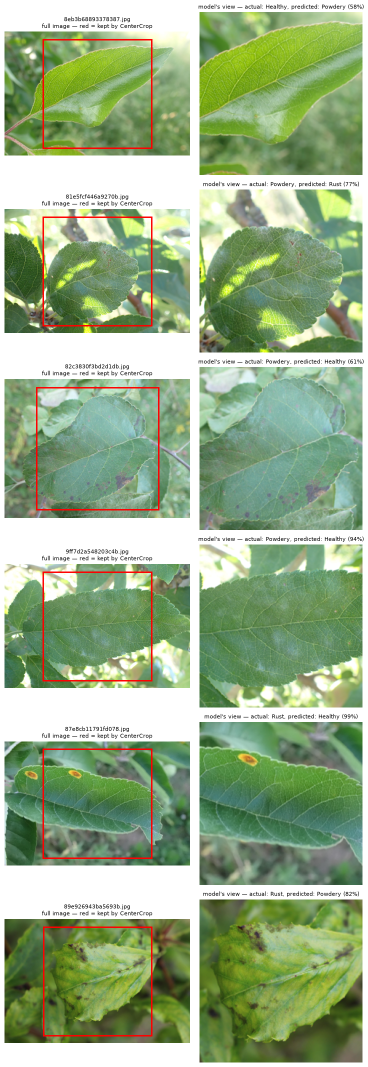
#> input picture Computer-Vision/pytorch-quickstart/misclassified.png, 736 x 2133 px (shown at 1/2 size)
$ python -i leaf_crop.py   (imports and definitions only)
#> lines starting #> are read from the running program, lines starting #| are printed output that depends on the picture; after the words box and inside, x2 and y2 are one past the last pixel; in counts of white or black regions, pixels touching at a corner belong together
#> further down, picture is the input picture: shape (2133, 736, 3); mean B, G, R 136.6, 174.7, 151.9
"""
Crop a photo to its subject leaf with GrabCut.

Why GrabCut and not a colour threshold: in these photos the background is
also green foliage, so an HSV threshold selects nearly the whole frame (tested
in the step-1 preview). GrabCut starts from "the subject is roughly in the
middle" and separates foreground from background using colour models plus
edges, which isolates the leaf even against other leaves.

The mask is only used for its bounding box. Holes inside the mask (GrabCut
sometimes rejects a rust pustule or a glare patch) therefore do not matter;
what matters is that the box does not shrink and cut away leaf. Hence:

  - PAD: grow the box so edge lesions survive a slightly-too-tight mask
  - square box: the pipeline later does CenterCrop, which would otherwise cut
    the ends off a long, thin leaf
  - fallback: if the mask is implausibly small (GrabCut found nothing), return
    the full image rather than a wrong crop
"""

import cv2 as cv
import numpy as np

WORK_SIZE = 400  # GrabCut runs on a downscaled copy (~0.6s/img); box is scaled back
INIT_MARGIN = 0.10  # initial rectangle: image minus 10% on each side
GRABCUT_ITERS = 5
PAD = 0.15  # grow the box by 15% of its size on each side
MIN_AREA_FRAC = 0.05  # mask smaller than 5% of the image -> fall back to full frame
RETRY_SEEDS = range(5)  # GrabCut can collapse to an empty mask; retry before giving up


def _largest_component(mask):
    n, labels, stats, _ = cv.connectedComponentsWithStats(mask)
    if n < 2:
        return mask
    k = 1 + np.argmax(stats[1:, cv.CC_STAT_AREA])
    return (labels == k).astype(np.uint8) * 255


def _grabcut_once(small_bgr, seed):
    h, w = small_bgr.shape[:2]
    mx, my = int(w * INIT_MARGIN), int(h * INIT_MARGIN)
    mask = np.zeros((h, w), np.uint8)
    bg_model, fg_model = np.zeros((1, 65)), np.zeros((1, 65))
    cv.setRNGSeed(seed)  # GrabCut's colour-model init uses k-means
    cv.grabCut(small_bgr, mask, (mx, my, w - 2 * mx, h - 2 * my),
               bg_model, fg_model, GRABCUT_ITERS, cv.GC_INIT_WITH_RECT)
    fg = np.where((mask == cv.GC_FGD) | (mask == cv.GC_PR_FGD), 255, 0).astype(np.uint8)
    fg = cv.morphologyEx(fg, cv.MORPH_OPEN, np.ones((5, 5), np.uint8))
    return _largest_component(fg)


def leaf_mask(small_bgr):
    """GrabCut foreground mask (uint8 0/255) of the largest object.

    GrabCut's k-means initialisation sometimes lands in a solution where
    everything is background (measured: one image found the leaf on 6 of 10
    seeds, collapsed on the other 4). So retry with the next seed until the
    mask is plausibly large. Seeds are fixed, so the result is reproducible.
    """
    for seed in RETRY_SEEDS:
        mask = _grabcut_once(small_bgr, seed)
        if cv.countNonZero(mask) >= MIN_AREA_FRAC * mask.size:
            return mask
    return mask


def square_box(x, y, w, h, img_w, img_h):
    """Pad a box, make it square, and shift it to stay inside the image."""
    side = int(max(w, h) * (1 + 2 * PAD))
    side = min(side, img_w, img_h)
    cx, cy = x + w / 2, y + h / 2
    x0 = int(np.clip(cx - side / 2, 0, img_w - side))
    y0 = int(np.clip(cy - side / 2, 0, img_h - side))
    return x0, y0, side


def leaf_crop_box(bgr):
    """(x0, y0, side) in full-resolution pixels, or None to keep the full frame."""
    h, w = bgr.shape[:2]
#> h = 2133; w = 736
    scale = WORK_SIZE / max(h, w)
#> scale = 0.188
    small = cv.resize(bgr, (int(w * scale), int(h * scale)), interpolation=cv.INTER_AREA)
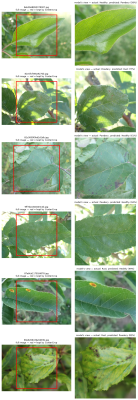
#> small: shape (400, 138, 3); mean B, G, R 136.6, 174.7, 151.9
    mask = leaf_mask(small)
#> the loop in leaf_mask, `for seed in RETRY_SEEDS:` made 1 pass
#> pass 1, in leaf_mask, `mask = _grabcut_once(small_bgr, seed)`:
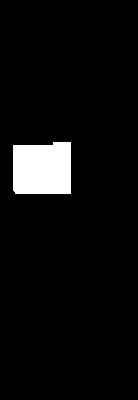
#> mask: shape (400, 138); 5.2% white; 1 white region, box (x1, y1, x2, y2) and area: (13, 142, 71, 194) 2891
    if cv.countNonZero(mask) < MIN_AREA_FRAC * mask.size:
        return None
    bx, by, bw, bh = cv.boundingRect(mask)
#> bx = 13; by = 142; bw = 58; bh = 52
    bx, by, bw, bh = (int(v / scale) for v in (bx, by, bw, bh))
#> bx = 69; by = 757; bw = 309; bh = 277
    return square_box(bx, by, bw, bh, w, h)
#> in square_box, `side = int(max(w, h) * (1 + 2 * PAD))`: side = 401
#> in square_box, `cx, cy = x + w / 2, y + h / 2`: cx = 223.5; cy = 895.5
#> in square_box, `x0 = int(np.clip(cx - side / 2, 0, img_w - side))`: x0 = 23
#> in square_box, `y0 = int(np.clip(cy - side / 2, 0, img_h - side))`: y0 = 695


def crop_to_leaf(bgr):
    """Crop to the subject leaf; returns (image, used_fallback)."""
    box = leaf_crop_box(bgr)
    if box is None:
        return bgr, True
    x0, y0, side = box
    return bgr[y0:y0 + side, x0:x0 + side], False

>>> import cv2
>>> picture = cv2.imread('misclassified.png')
>>> result = leaf_crop_box(picture)
#> result = (23, 695, 401)
